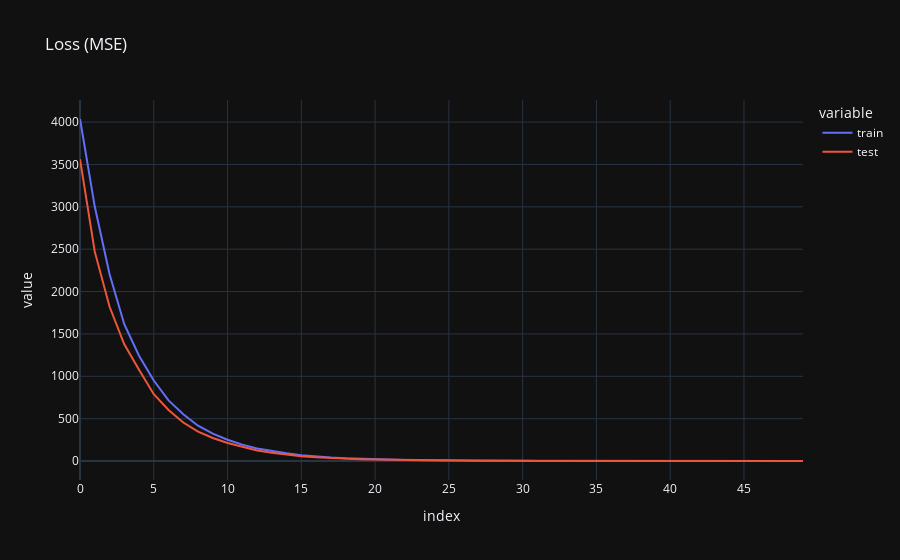
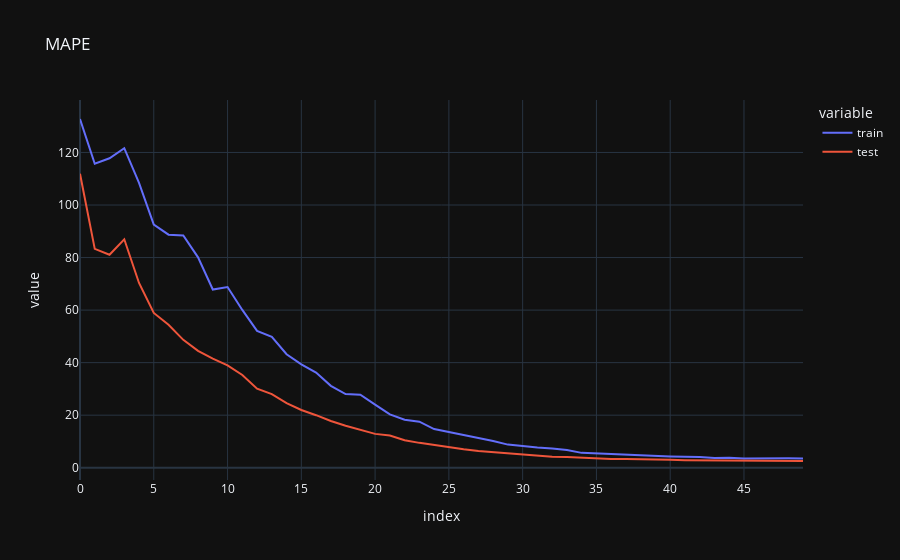

Source (notebook cell) for these figures, in order:
### Code cell
loss_data = pd.DataFrame({
    'train': history.history['loss'],
    'test': history.history['val_loss']
})

px.line(loss_data, title='Loss (MSE)').show()

mape_data = pd.DataFrame({
    'train': history.history['mape'],
    'test': history.history['val_mape']
})

px.line(mape_data, title='MAPE').show()

### Figure 1 — Plotly figure (JSON) as saved in the notebook; plotly's stock layout.template omitted (floating-point values rounded to 4 significant figures)
{"data": [{"hovertemplate": "variable=train<br>index=%{x}<br>value=%{y}<extra></extra>", "legendgroup": "train", "line": {"color": "#636efa", "dash": "solid"}, "marker": {"symbol": "circle"}, "mode": "lines", "name": "train", "orientation": "v", "showlegend": true, "type": "scatter", "x": [0, 1, 2, 3, 4, 5, 6, 7, 8, 9, 10, 11, 12, 13, 14, 15, 16, 17, 18, 19, 20, 21, 22, 23, 24, 25, 26, 27, 28, 29, 30, 31, 32, 33, 34, 35, 36, 37, 38, 39, 40, 41, 42, 43, 44, 45, 46, 47, 48, 49], "xaxis": "x", "y": [4036.0, 3003.0, 2207.0, 1614.0, 1242.0, 950.1, 715.5, 552.5, 417.3, 323.1, 250.6, 193.4, 147.9, 116.1, 90.5, 69.49, 53.81, 42.22, 32.77, 25.67, 19.95, 15.62, 12.23, 9.544, 7.388, 5.88, 4.632, 3.668, 2.955, 2.314, 1.87, 1.517, 1.23, 1.021, 0.8471, 0.7126, 0.6119, 0.5299, 0.4679, 0.4229, 0.3823, 0.3581, 0.3359, 0.3166, 0.303, 0.2916, 0.2827, 0.2743, 0.2671, 0.268], "yaxis": "y"}, {"hovertemplate": "variable=test<br>index=%{x}<br>value=%{y}<extra></extra>", "legendgroup": "test", "line": {"color": "#EF553B", "dash": "solid"}, "marker": {"symbol": "circle"}, "mode": "lines", "name": "test", "orientation": "v", "showlegend": true, "type": "scatter", "x": [0, 1, 2, 3, 4, 5, 6, 7, 8, 9, 10, 11, 12, 13, 14, 15, 16, 17, 18, 19, 20, 21, 22, 23, 24, 25, 26, 27, 28, 29, 30, 31, 32, 33, 34, 35, 36, 37, 38, 39, 40, 41, 42, 43, 44, 45, 46, 47, 48, 49], "xaxis": "x", "y": [3562.0, 2471.0, 1824.0, 1378.0, 1078.0, 788.2, 602.0, 454.1, 346.8, 272.2, 213.5, 165.1, 123.4, 98.05, 74.85, 57.55, 45.56, 35.0, 27.32, 21.56, 16.7, 13.63, 10.28, 8.094, 6.461, 5.082, 4.053, 3.202, 2.56, 2.07, 1.675, 1.349, 1.133, 0.9447, 0.7925, 0.6703, 0.5764, 0.5099, 0.4499, 0.4132, 0.3735, 0.3455, 0.323, 0.3104, 0.2917, 0.2859, 0.2737, 0.2768, 0.2763, 0.2593], "yaxis": "y"}], "layout": {"legend": {"title": {"text": "variable"}, "tracegroupgap": 0}, "title": {"text": "Loss (MSE)"}, "xaxis": {"anchor": "y", "domain": [0, 1], "title": {"text": "index"}}, "yaxis": {"anchor": "x", "domain": [0, 1], "title": {"text": "value"}}}}

### Figure 2 — Plotly figure (JSON) as saved in the notebook; plotly's stock layout.template omitted (floating-point values rounded to 4 significant figures)
{"data": [{"hovertemplate": "variable=train<br>index=%{x}<br>value=%{y}<extra></extra>", "legendgroup": "train", "line": {"color": "#636efa", "dash": "solid"}, "marker": {"symbol": "circle"}, "mode": "lines", "name": "train", "orientation": "v", "showlegend": true, "type": "scatter", "x": [0, 1, 2, 3, 4, 5, 6, 7, 8, 9, 10, 11, 12, 13, 14, 15, 16, 17, 18, 19, 20, 21, 22, 23, 24, 25, 26, 27, 28, 29, 30, 31, 32, 33, 34, 35, 36, 37, 38, 39, 40, 41, 42, 43, 44, 45, 46, 47, 48, 49], "xaxis": "x", "y": [132.7, 115.7, 117.8, 121.6, 108.4, 92.52, 88.71, 88.4, 80.09, 67.83, 68.77, 60.05, 52.08, 49.81, 43.2, 39.36, 36.23, 31.17, 28.03, 27.8, 24.01, 20.31, 18.26, 17.52, 14.72, 13.61, 12.51, 11.18, 10.14, 8.794, 8.191, 7.735, 7.339, 6.724, 5.654, 5.422, 5.2, 4.858, 4.473, 4.372, 4.295, 4.151, 4.095, 3.687, 3.769, 3.508, 3.592, 3.497, 3.567, 3.539], "yaxis": "y"}, {"hovertemplate": "variable=test<br>index=%{x}<br>value=%{y}<extra></extra>", "legendgroup": "test", "line": {"color": "#EF553B", "dash": "solid"}, "marker": {"symbol": "circle"}, "mode": "lines", "name": "test", "orientation": "v", "showlegend": true, "type": "scatter", "x": [0, 1, 2, 3, 4, 5, 6, 7, 8, 9, 10, 11, 12, 13, 14, 15, 16, 17, 18, 19, 20, 21, 22, 23, 24, 25, 26, 27, 28, 29, 30, 31, 32, 33, 34, 35, 36, 37, 38, 39, 40, 41, 42, 43, 44, 45, 46, 47, 48, 49], "xaxis": "x", "y": [111.9, 83.3, 81.09, 86.96, 70.33, 58.91, 54.43, 48.68, 44.48, 41.53, 38.95, 35.28, 30.09, 27.99, 24.6, 21.99, 19.99, 17.77, 15.97, 14.51, 12.87, 12.24, 10.47, 9.458, 8.547, 7.805, 6.994, 6.32, 5.842, 5.368, 4.93, 4.485, 4.165, 4.05, 3.804, 3.474, 3.338, 3.289, 3.102, 2.96, 2.991, 2.842, 2.811, 2.717, 2.733, 2.645, 2.649, 2.573, 2.554, 2.57], "yaxis": "y"}], "layout": {"legend": {"title": {"text": "variable"}, "tracegroupgap": 0}, "title": {"text": "MAPE"}, "xaxis": {"anchor": "y", "domain": [0, 1], "title": {"text": "index"}}, "yaxis": {"anchor": "x", "domain": [0, 1], "title": {"text": "value"}}}}
